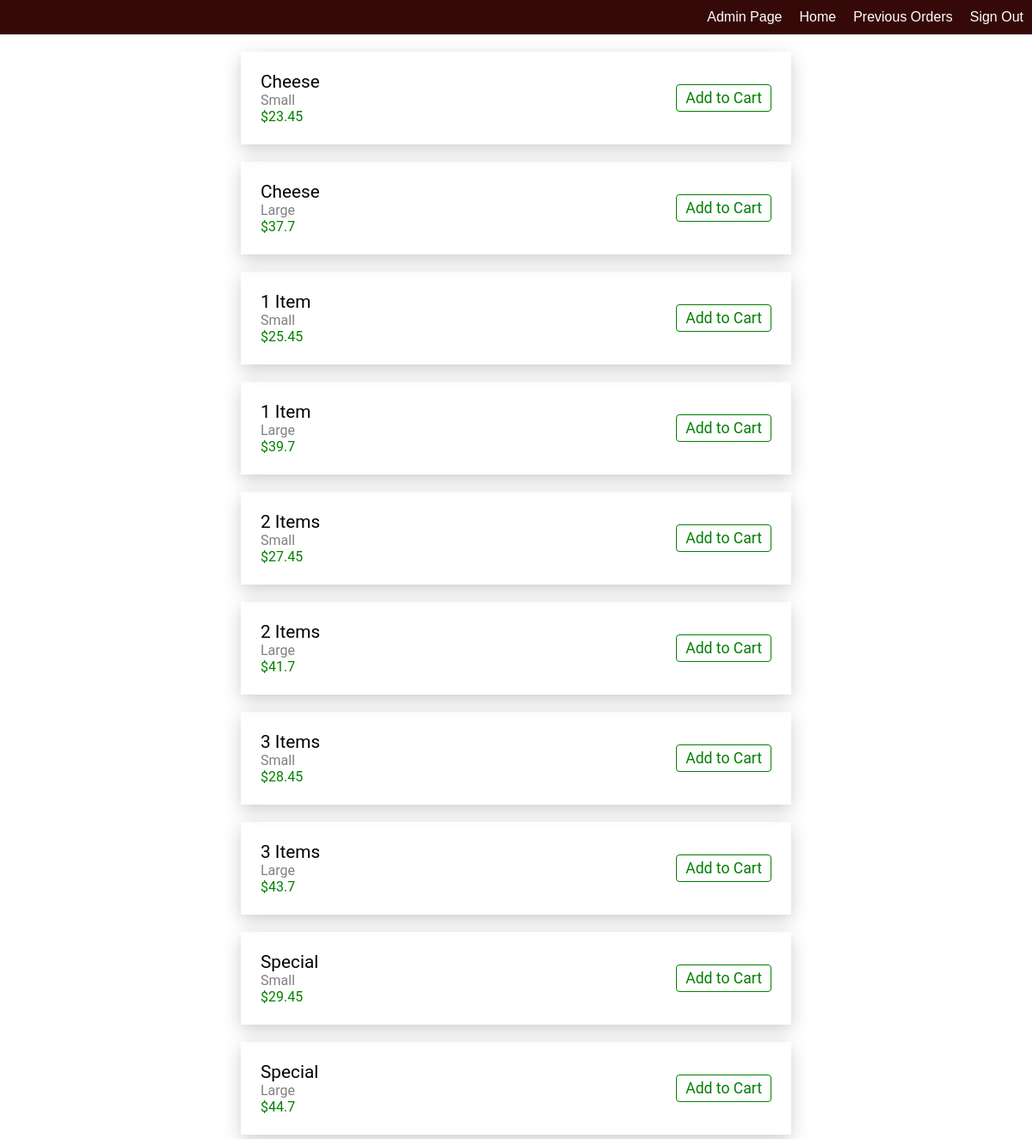
Screenshot of /page/2 (signed in) with the database file from the repository.
### orders/models.py (models this page shows, shortened)
class Menu(models.Model):
	category_list = [('Regular Pizza','Regular Pizza'),('Sicilian Pizza','Sicilian Pizza'),('Subs','Subs'),('Pasta','Pasta'),('Salad','Salad'),('Dinner Platter','Dinner Platter')]
	category = models.CharField(max_length = 64, choices = category_list)
	name = models.CharField(max_length=64)
	size = models.CharField(max_length=64,blank = True)
	cost = models.FloatField()
	no_of_toppings = models.IntegerField()

### orders/views.py (the view, shortened to what this page needs)
# urls.py: path("page/<int:page_id>",views.page,name = "page"),
def page(request,page_id):
	if page_id is 1:
		orders = Shopping_Cart.objects.filter(user = request.user)
		toppings = Topping.objects.all();
		menu = Menu.objects.filter(category = "Regular Pizza")
		context = {
		"toppings":toppings,
		"orders":orders,
		"menu":menu
		}
		return render(request,"orders/reg_pizza.html",context)
	elif page_id is 2:
		orders = Shopping_Cart.objects.filter(user = request.user)
		toppings = Topping.objects.all();
		menu = Menu.objects.filter(category = "Sicilian Pizza")
		context = {
		"toppings":toppings,
		"orders":orders,
		"menu":menu
		}
		return render(request,"orders/sic_pizza.html",context)

### orders/templates/orders/sic_pizza.html (shortened to what this page needs)
{% extends "orders/layout.html" %}
{% load static %}
{% block others %}
<link rel = "stylesheet" href = "{% static 'orders/stylemenu.css' %}">
<link rel = "stylesheet" href = "{% static 'orders/navbar.css' %}">
{% endblock %}
{% block body %}
<nav>
	<a href = "{% url 'logout' %}">Sign Out</a>
	<a href = "{% url 'previous' %}">Previous Orders</a>
	<a href = "{% url 'index' %}">Home</a>
	{% if request.user.is_superuser %}
	<a href = "{% url 'orders' %}">Admin Page</a>
	{% endif %}
</nav>
{% for item in menu %}
<div class = "items">
	<table>
		<tr>
			<td><span class = "item_name">{{ item.name }} </span><br><span class = "item_size">{{ item.size }}</span><br><span class = "item_cost">${{item.cost}}</span></td>
			<td class="button_right"><button data-item_id="{{ item.id }}" data-no_toppings = "{{ item.no_of_toppings }}" data-cost = "{{ item.cost }}" data-size = "{{ item.size }}" data-name = "{{ item.name }}"class = "add_button">Add to Cart</button></td>
		</tr>
	</table>
</div>
{% endfor %}
{% endblock %}

### orders/static/orders/stylemenu.css (style rules this page uses)
.item_name { font-size: 1.3em; font-family: Roboto; }
.item_size { font-size:1em; font-family: roboto; color: grey; }
.item_cost { font-family: roboto; color: green; }
.items,.topping { width: 50%; margin: 20px auto; padding: 20px; box-shadow: 0 4px 8px 0 rgba(0, 0, 0, 0.01), 0 6px 20px 0 rgba(0, 0, 0, 0.19); }
table { width: 100%; }
.button_right { text-align: right; }
.button_right button { border: 1px solid green; background:none; font-size: 1.1em; font-family: Roboto; color: green; border-radius: height:30px; padding: 5px 10px; border-radius: 4px; outline: none; }

### orders/static/orders/navbar.css (style rules this page uses)
body,html { margin:0; }
nav { width:100%; height: 40px; line-height: 40px; background-color: #360909; color: white; }
nav a { float: right; display: block; color: white; font-family: Helvetica; padding: 0 10px; text-decoration: none; }

### rows the page displays
Menu: name "Cheese", size "Small", cost "23.45"
Menu: name "Cheese", size "Large", cost "37.7"
Menu: name "1 Item", size "Small", cost "25.45"
Menu: name "1 Item", size "Large", cost "39.7"
Menu: name "2 Items", size "Small", cost "27.45"
Menu: name "2 Items", size "Large", cost "41.7"
Menu: name "3 Items", size "Small", cost "28.45"
Menu: name "3 Items", size "Large", cost "43.7"
Menu: name "Special", size "Small", cost "29.45"
Menu: name "Special", size "Large", cost "44.7"
